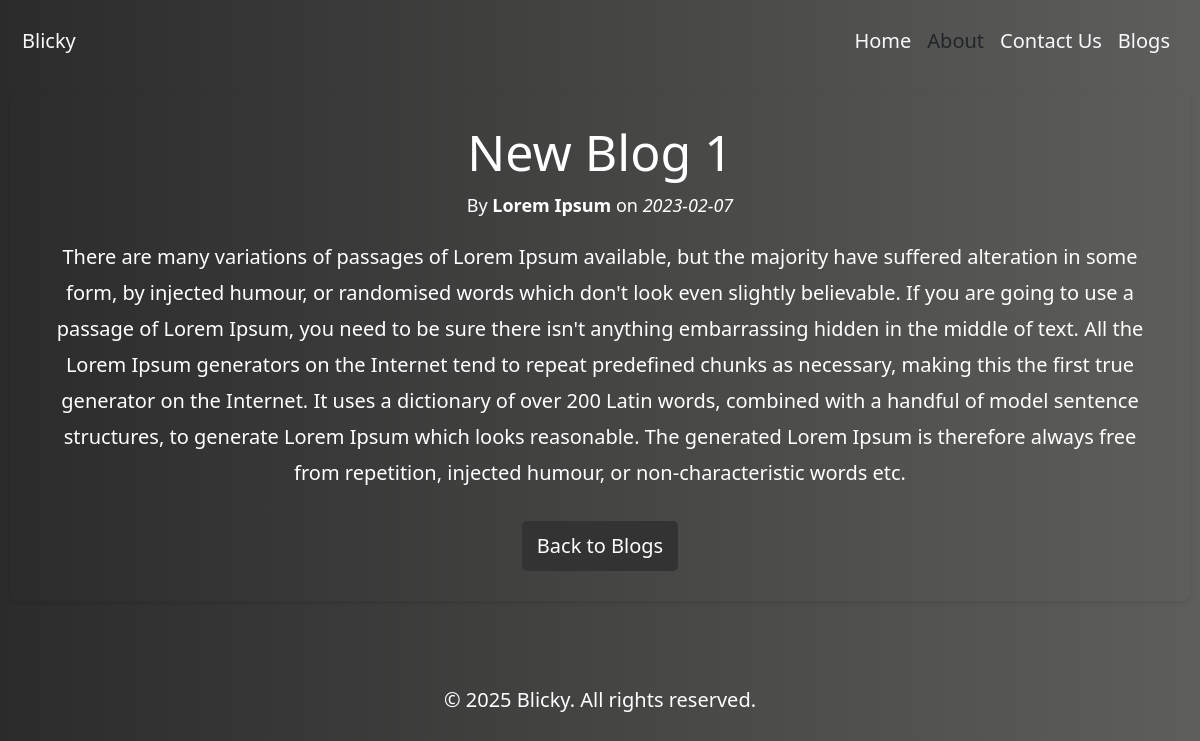
Page /blog_post/1 on the committed database.
### tables this page shows
CREATE TABLE posts (
    post_id INTEGER PRIMARY KEY AUTOINCREMENT,
    title TEXT NOT NULL,
    content TEXT NOT NULL,
    author TEXT NOT NULL,
    date TEXT NOT NULL
);

### app.py (the view)
@app.route('/blog_post/<int:post_id>')
def blog_post(post_id):
    conn = get_db_connection()
    post = conn.execute('SELECT * FROM posts WHERE post_id = ?', (post_id,)).fetchone()
    conn.close()
    if post is None:
        return "Post not found", 404
    return render_template('blog_post.html', post=post)

### app.py (called while the page is built)
def get_db_connection():
    conn = sqlite3.connect('blog.db')
    conn.row_factory = sqlite3.Row
    return conn

### templates/blog_post.html (shortened to what this page needs)
<html lang="en">
<head>
    <link href="https://cdn.jsdelivr.net/npm/bootstrap@5.3.0-alpha1/dist/css/bootstrap.min.css" rel="stylesheet">
    <link rel="stylesheet" href="{{ url_for('static', filename='style.css') }}">
</head>
<body>
    <nav class="navbar navbar-expand-lg">
        <div class="container-fluid">
            <a class="navbar-brand text-light" href="#">Blicky</a>
            <div class="collapse navbar-collapse" id="navbarNav">
                <ul class="navbar-nav ms-auto">
                    <li class="nav-item">
                        <a class="nav-link text-light" href="{{ url_for('homepage') }}">Home</a>
                    </li>
                    <li class="nav-item">
                        <a class="nav-link text-dark" href="{{ url_for('about') }}">About</a>
                    </li>
                    <li class="nav-item">
                        <a class="nav-link text-light" href="{{ url_for('contact') }}">Contact Us</a>
                    </li>
                    <li class="nav-item">
                        <a class="nav-link text-light" href="{{ url_for('blogs') }}">Blogs</a>
                    </li>
                </ul>
            </div>
        </div>
    </nav>
    <div class="blog-post-container">
        <h1 class="blog-post-title">{{ post.title }}</h1>
        <p class="blog-post-meta">By <span class="blog-post-author">{{ post.author }}</span> on <span class="blog-post-date">{{ post.date }}</span></p>
        <div class="blog-post-content">
            {{ post.content }}
        </div>
        <a href="{{ url_for('blogs') }}"><button>Back to Blogs</button></a>
    </div>
    <footer class="py-3 mt-5">
        <div class="container text-center">
            <p>&copy; 2025 Blicky. All rights reserved.</p>
        </div>
    </footer>
</body>
</html>

### static/style.css (style rules this page uses)
body { background-image:linear-gradient(to right,#2b2b2b,#5e5e5c) ; color: #fff; padding: 10px; text-align: center; font-size: 20px; border-radius: 10px; transition: background-color 0.3s ease-out; }
.container { width: 80%; margin: 0 auto; padding: 20px; }
h1 { text-align: center; }
button { background-color: #333; color: #fff; padding: 10px 15px; border: none; border-radius: 5px; cursor: pointer; }
.blog-post-container { border-radius: 8px; padding: 30px; box-shadow: 0 2px 5px rgba(0,0,0,0.1); margin-top: 20px; }
.blog-post-title { color: #ffffff; font-size: 2.5em; margin-bottom: 10px; }
.blog-post-meta { color: #ffffff; font-size: 0.9em; margin-bottom: 20px; }
.blog-post-author { font-weight: bold; color: #ffffff; }
.blog-post-date { font-style: italic; }
.blog-post-content { line-height: 1.8; margin-bottom: 30px; }

### rows in the picture
posts: title "New Blog 1", author "Lorem Ipsum", date "2023-02-07", content "There are many variations of passages of Lorem Ipsum available, but the majority have suffered alteration in some form, by injected humour, or randomised words which don't look even slightly believable. If you are going to use a passage of Lorem Ipsum, you need to be sure there isn't anything embarrassing hidden in the middle of text. All the Lorem Ipsum generators on the Internet tend to repeat predefined chunks as necessary, making this the first true generator on the Internet. It uses a dictionary of over 200 Latin words, combined with a handful of model sentence structures, to generate Lorem Ipsum which looks reasonable. The generated Lorem Ipsum is therefore always free from…"
